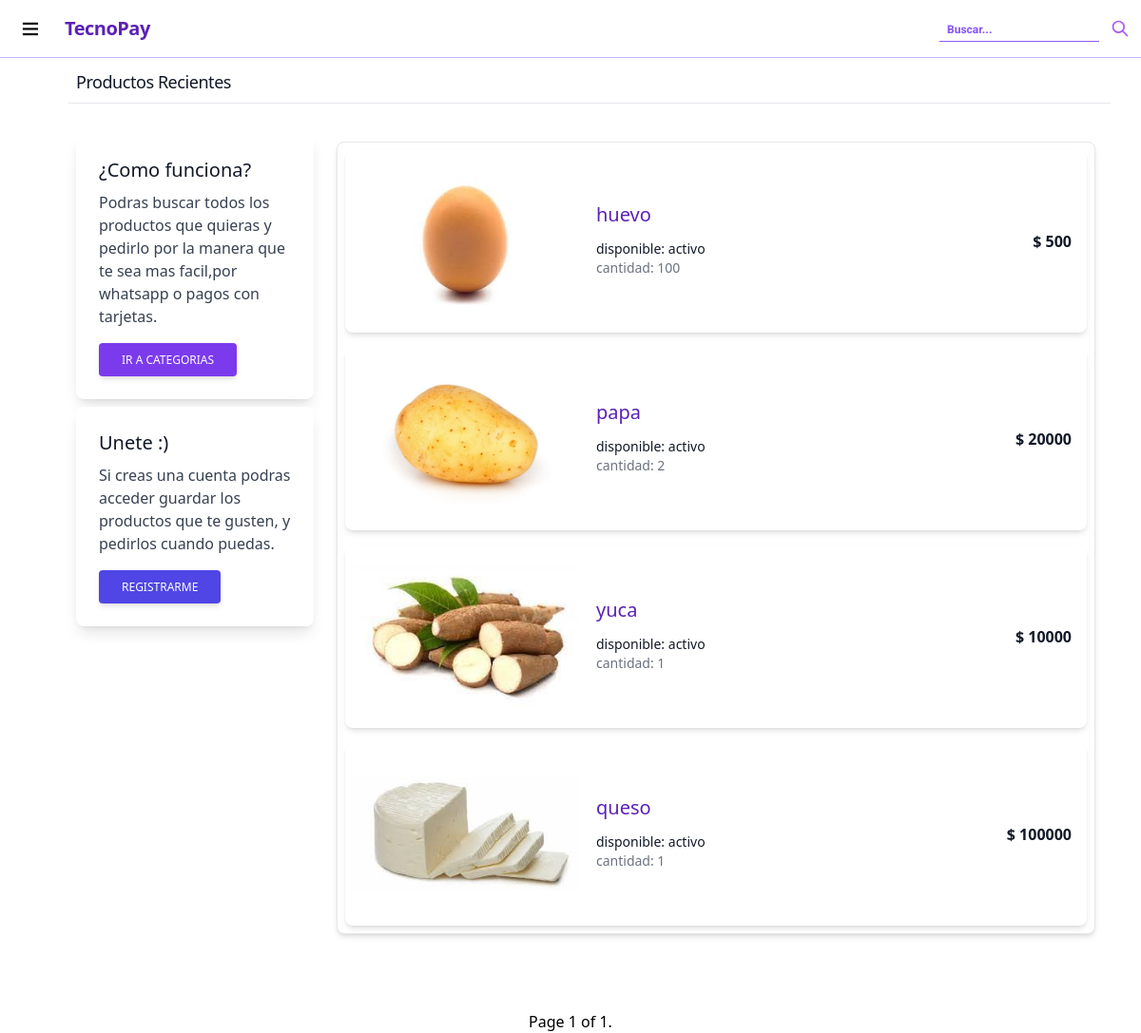
/inicio/, run on an earlier commit of the app's database.
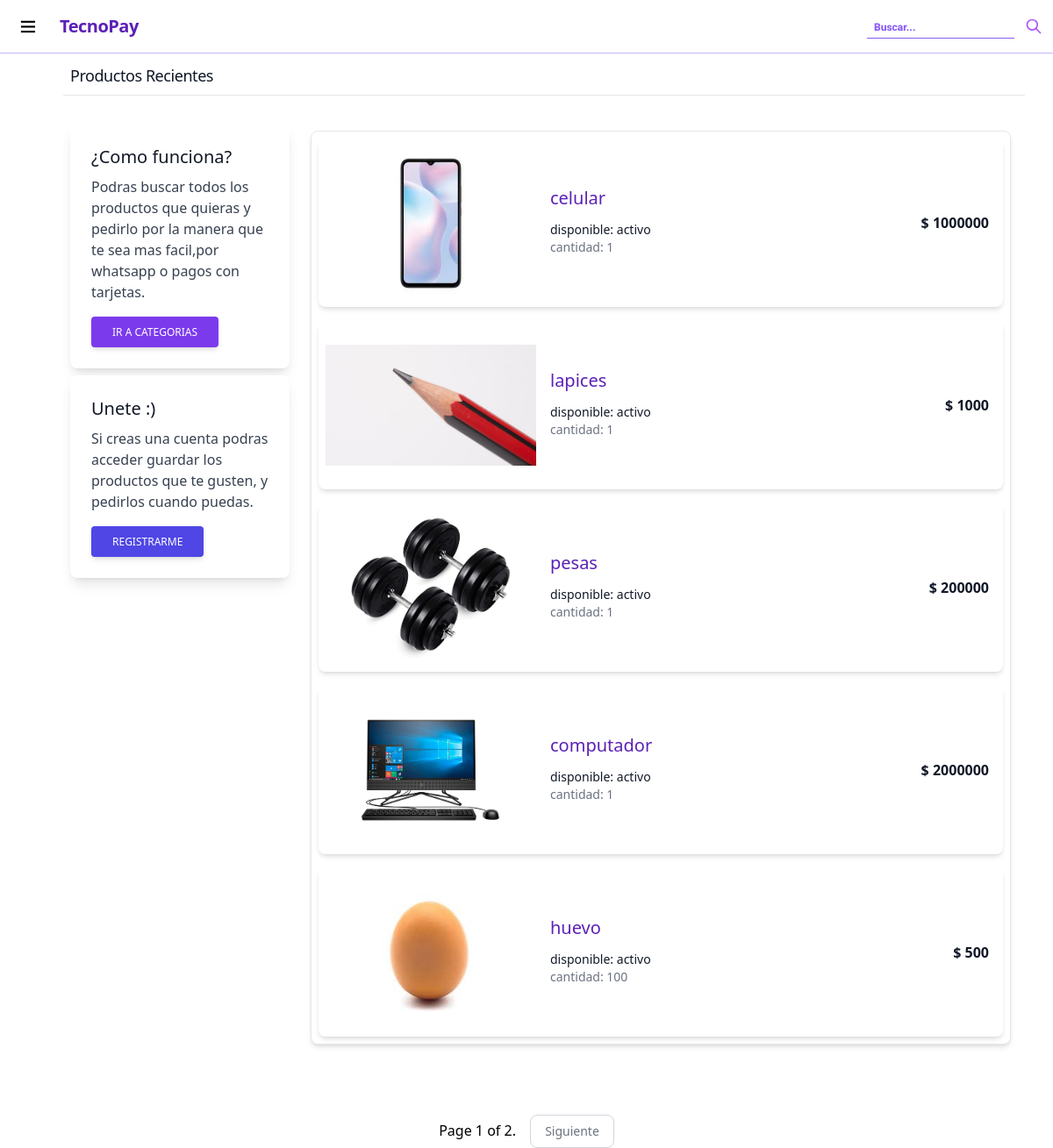
And on a later commit of the database.
### products/models.py (models this page shows, shortened)
class InheritedData(models.Model):
    modified = models.DateTimeField(auto_now=True)
    created = models.DateTimeField(auto_now_add=True)
    class Meta:
        abstract = True

class Products(InheritedData):
    name=models.CharField(max_length=100)
    description=models.TextField()
    img=models.ImageField(null=True,blank=True)
    price=models.PositiveIntegerField()
    quantity=models.PositiveIntegerField(default=1)
    active=models.BooleanField(default=True)
    categorys=models.ManyToManyField(Category)

### products/views.py (the view)
# urls.py: path('inicio/',ProductsView.as_view(),name='products'),
class ProductsView(View):
    def get(self, request, *args, **kwargs):
        search = request.GET.get('search',None)
        if search != None:
            producs_list = Products.objects.filter(name__contains=search)
        else:
            producs_list = Products.objects.all().order_by('-id')
        paginator_list = Paginator(producs_list, 5) # Show 15 products per page.
        page_number = request.GET.get('page')
        products_page = paginator_list.get_page(page_number)
        return  render(request, 'products/productslist.html', {'products_page':products_page})

### templates/products/productslist.html (shortened to what the changed rows need)
{% extends "base/base.html" %}
{% load static %}
{% block content%}
<div class="box ml-10">
    <div class="bg-white ">
        <div class="max-w-2xl mx-auto py-16 px-4  sm:px-6 lg:max-w-7xl lg:px-8">
          <h2 class="text-lg font-medium tracking-tight text-gray-900 p-2 ">Productos Recientes</h2>
          <div class="mt-6 flex content-between">
            <div class=" bg-white rounded-lg border shadow-md m-4 dark:bg-gray-800 dark:border-gray-700 w-3/4">
            {% for products in products_page %}
             <div class="flow-root">
               <a href="{% url 'detail_products' products.id %}" >
                  <ul role="list" class="divide-y divide-gray-200 dark:divide-gray-700 shadow-md m-2 rounded-lg">
                      <li class="py-3 sm:py-4">
                          <div class="flex items-center space-x-4">
                              <div class="">
                                  <img class="w-60 h-40 object-contain ml-2" src="{{products.img.url}}" alt="Products">
                              </div>
                              <div class="flex-1 min-w-0">
                                <h3 class="text-violet-800 pb-4 text-xl font-medium  leading-none dark:text-white">{{products.name}}</h3>
                                  <p class="text-sm font-medium text-gray-900 truncate dark:text-white">
                                      disponible:
                                      {% if products.active == True %}
                                      activo
                                      {% else %}
                                      no disponible
                                      {% endif %}
                                  </p>
                                  <p class="text-sm text-gray-500 truncate text-gray-400">
                                      cantidad: <span>{{products.quantity}}</span>
                                  </p>
                              </div>
                              <div class="inline-flex items-center text-base font-semibold text-gray-900 dark:text-white p-4">
                                  $ {{products.price}}
                              </div>
                          </div>
                      </li>
                  </ul>
                </a>
             </div>
            {% empty %}
            <li>no hay productos disponibles.</li>
            {% endfor %}
          </div>
          </div>
        </div>
      </div>
</div>
<div class="pagination text-center">
  <span class="step-links">
      <span class="current">
          Page {{ products_page.number }} of {{ products_page.paginator.num_pages }}.
      </span>
      {% if products_page.has_next %}
      <a id="siguiente" href="?page={{ products_page.next_page_number }}" class="inline-flex items-center py-2 px-4 ml-3 text-sm font-medium text-gray-500 bg-white rounded-lg border border-gray-300 hover:bg-gray-100 hover:text-gray-700 dark:bg-gray-800 dark:border-gray-700 dark:text-gray-400 dark:hover:bg-gray-700 dark:hover:text-white">
        Siguiente
      </a>
      {% endif %}
  </span>
</div>
{% endblock %}

What changed in the data, as far as the page shows it:
no longer on this page (row unchanged): Products: img (picture), name "papa", active "activo", quantity "2", price "20000"
no longer on this page (row unchanged): Products: img (picture), name "yuca", active "activo", quantity "1", price "10000"
no longer on this page (row unchanged): Products: img (picture), name "queso", active "activo", quantity "1", price "100000"
added Products: img (picture), name "celular", active "activo", quantity "1", price "1000000"
added Products: img (picture), name "lapices", active "activo", quantity "1", price "1000"
added Products: img (picture), name "pesas", active "activo", quantity "1", price "200000"
added Products: img (picture), name "computador", active "activo", quantity "1", price "2000000"
Also different on the page:
{{ products_page.paginator.num_pages }}: "1" → "2"
text now shown: "Siguiente"
